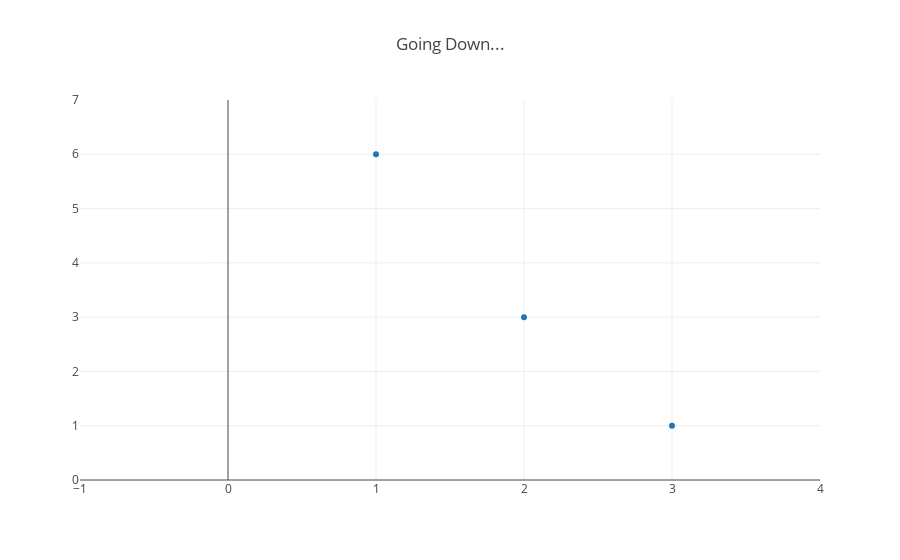

Write notebook code for a chart like this one.
### Markdown cell above
Ok, now let's see this `build_layout` function in action.

### Code cell
another_trace = trace_values([1, 2, 3], [6, 3, 1])
another_layout = build_layout([-1, 4], [0, 7], {'title': 'Going Down...'})
plot({'data': [another_trace], 'layout': another_layout})

### Figure 1 — Plotly figure (JSON) as saved in the notebook; plotly's stock layout.template omitted (floating-point values rounded to 4 significant figures)
{"data": [{"mode": "markers", "name": "data", "x": [1, 2, 3], "y": [6, 3, 1]}], "layout": {"title": "Going Down...", "xaxis": {"range": [-1, 4]}, "yaxis": {"range": [0, 7]}}}
